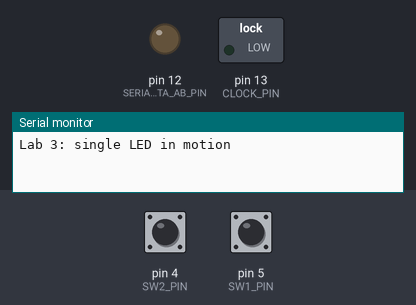
This sketch was run on a simulated Arduino Uno, built with avr-gcc and run on an emulated ATmega328P. Shown: switched loads named in the sketch (green lamp = pin HIGH), output pins drawn as LEDs (lit = HIGH), the last lines printed to the serial monitor. Inputs (shaded band) come from the test bench; at power-on: pin 4 (SW2_PIN) HIGH, pin 5 (SW1_PIN) HIGH.

Above: at 1.2 s.
1.3 s: pin 4 (SW2_PIN) pulled LOW for 0.15 s
At 2.4 s:
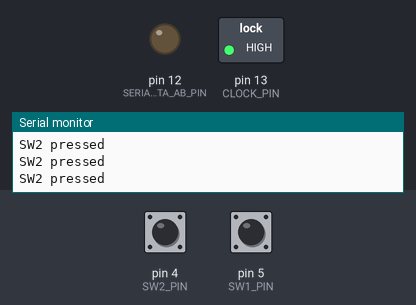
2.9 s: pin 5 (SW1_PIN) pulled LOW for 0.15 s
At 3.6 s:
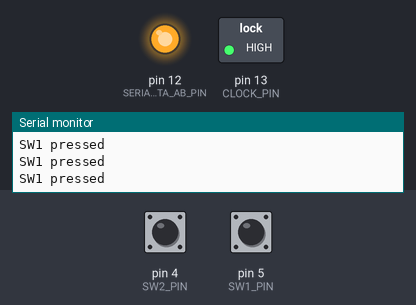
Timing chart, 0 to 5.9 s (numbered marks = the images above; inputs shaded):
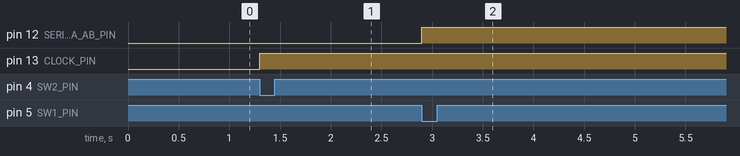

The sketch:

_3_1.ino
```cpp
#define SW1_PIN 5
#define SW2_PIN 4
#define SERIAL_DATA_AB_PIN 12
#define CLOCK_PIN 13

boolean isSwPressed, prevIsSwPressed;
boolean isSwPressed2, prevIsSwPressed2;
// declare variables here

void setup() {
  //Configuring pullups and ins and outs
  pinMode(SW1_PIN, INPUT_PULLUP);pinMode(SW2_PIN, INPUT_PULLUP);
  pinMode(SERIAL_DATA_AB_PIN, OUTPUT);pinMode(CLOCK_PIN, OUTPUT);
  //Initiating serial monitor 9600 baud
  Serial.begin(9600);
  Serial.println(F("Lab 3: single LED in motion"));
} // setup()


void loop() {
  //boolean values for history
  prevIsSwPressed = isSwPressed;
  prevIsSwPressed2 = isSwPressed2;

  //alternate boolean values for button history
  isSwPressed = !digitalRead(SW1_PIN);
  isSwPressed2 = !digitalRead(SW2_PIN);

  //if sw1 pressed down set serial pin high
  if (isSwPressed==1){
    digitalWrite(SERIAL_DATA_AB_PIN,HIGH);
    Serial.println("SW1 pressed");
  }
  //if sw2 pressed down set clock pin high
  if (isSwPressed2==1){
    digitalWrite(CLOCK_PIN,HIGH);
    Serial.println("SW2 pressed");
  }
} // loop()
```

Measured:
- after the input at 1.3 s, pin 13 (CLOCK_PIN): LOW → HIGH at once
- after the input at 2.9 s, pin 12 (SERIAL_DATA_AB_PIN): LOW → HIGH at once
